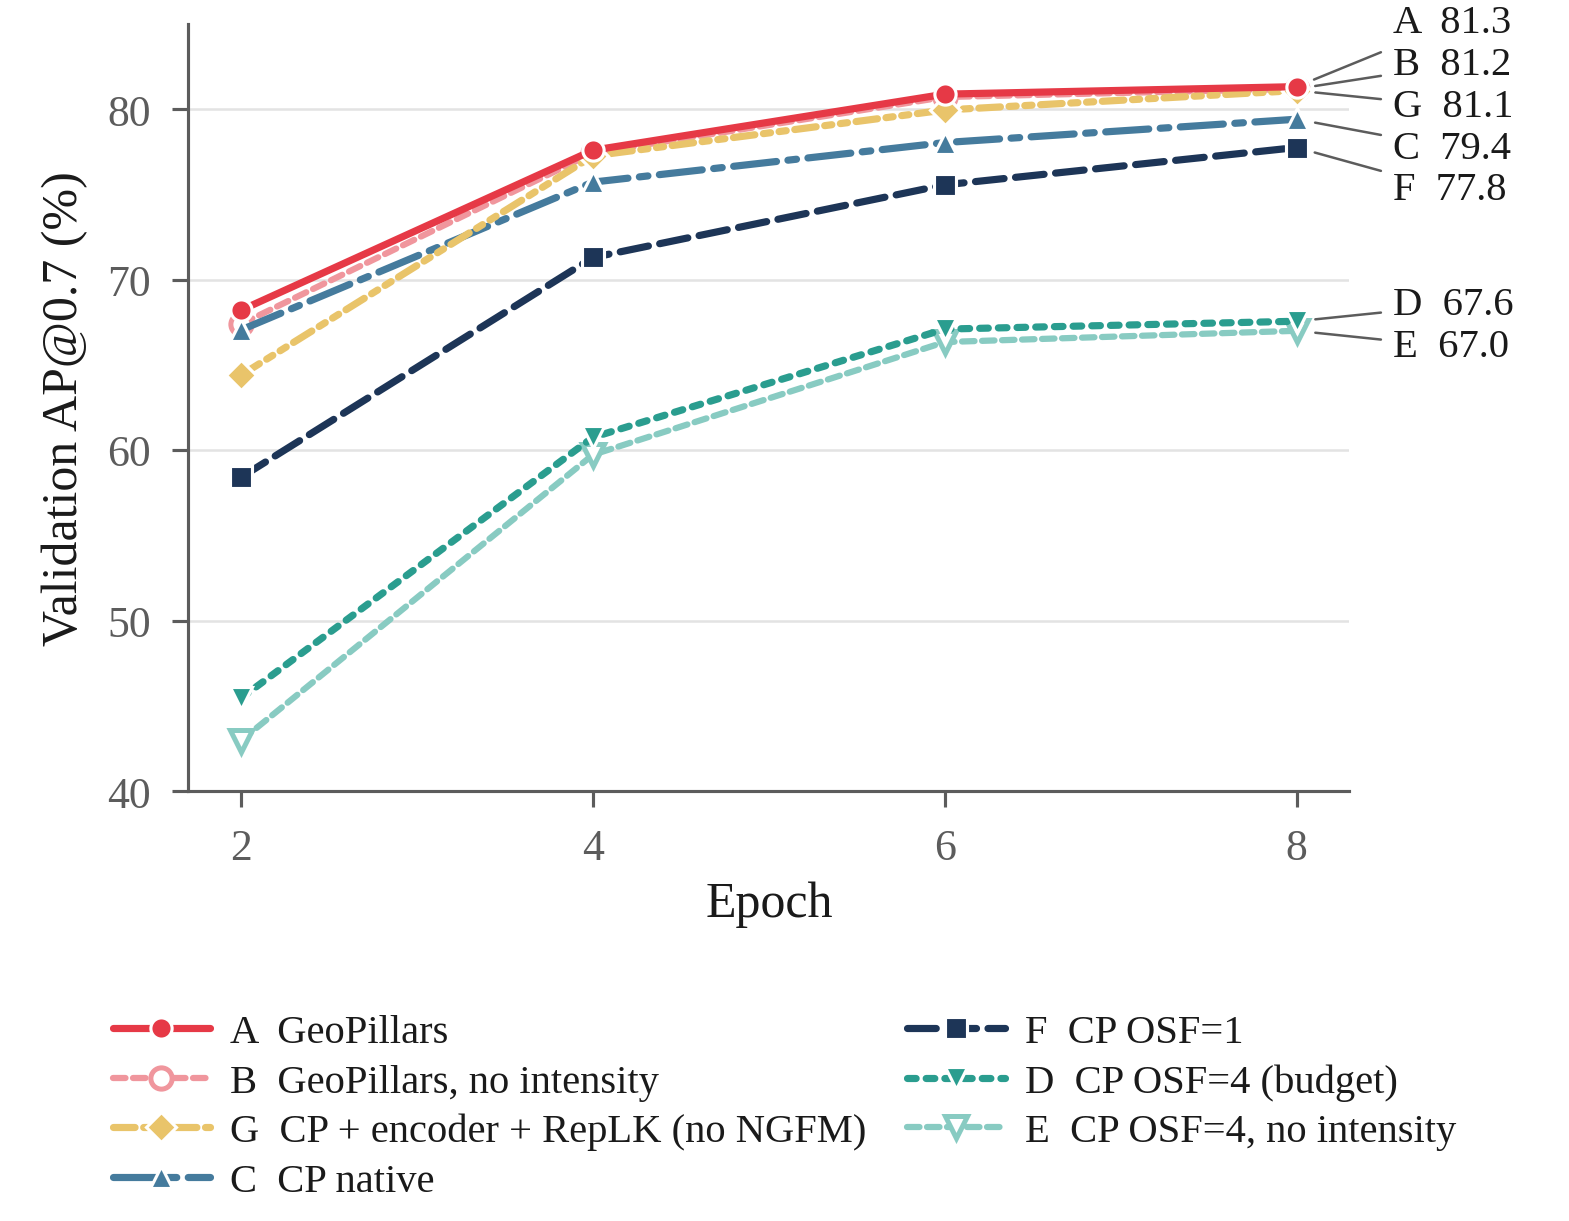

Generate this figure with Python:
#!/usr/bin/env python3
"""Fig. 6: validation AP@0.7 at epochs 2/4/6/8 for all seven runs."""

import json
import os.path as osp
import sys

import matplotlib.pyplot as plt

HERE = osp.dirname(osp.abspath(__file__))
sys.path.insert(0, HERE)
import paper_style as ps

ORDER = ["E", "B", "D", "C", "F", "G", "A"]
LEGEND = ["A", "B", "G", "C", "F", "D", "E"]


def main():
    ps.apply()
    runs = json.load(open(osp.join(HERE, "data", "paper_metrics.json")))["runs"]

    fig, ax = plt.subplots(figsize=(ps.COLUMN_W, 2.75))
    fig.subplots_adjust(left=0.12, right=0.86, bottom=0.36, top=0.98)
    handles, ends = {}, {}
    for z, k in enumerate(ORDER):
        tv = runs[k]["training_val"]
        y = [100 * v for v in tv["AP@0.7"]]
        handles[k] = ps.run_line(
            ax, tv["epochs"], y, k, lw=1.0 if k in "BE" else 1.15, ms=3.4, z=3 + z
        )
        ends[k] = y[-1]

    ax.set_xlim(1.7, 8.3)
    ax.set_ylim(40, 85)
    ax.set_xticks([2, 4, 6, 8])
    ax.set_xlabel("Epoch", labelpad=2)
    ax.set_ylabel("Validation AP@0.7 (%)", labelpad=3)
    ax.grid(axis="x", visible=False)
    ps.despine(ax)

    letters = sorted(ends, key=ends.get)
    pos = ps.spread([ends[k] for k in letters], min_gap=2.45, hi=85.5)
    for k, yl in zip(letters, pos):
        ax.annotate(
            f"{k}  {ends[k]:.1f}",
            xy=(8, ends[k]),
            xytext=(8.55, yl),
            ha="left",
            va="center",
            fontsize=6.5,
            color=ps.INK,
            annotation_clip=False,
            arrowprops=dict(
                arrowstyle="-", color=ps.INK_MUTED, lw=0.4, shrinkA=0, shrinkB=3
            ),
        )

    fig.legend(
        [handles[k] for k in LEGEND],
        [f'{k}  {ps.RUN_STYLE[k]["label"]}' for k in LEGEND],
        loc="lower center",
        ncol=2,
        bbox_to_anchor=(0.5, 0.0),
        handlelength=2.4,
        handletextpad=0.5,
        columnspacing=1.0,
        labelspacing=0.3,
        fontsize=6.5,
    )
    ps.save(fig, "fig6_val_ap_across_epochs")


if __name__ == "__main__":
    main()
